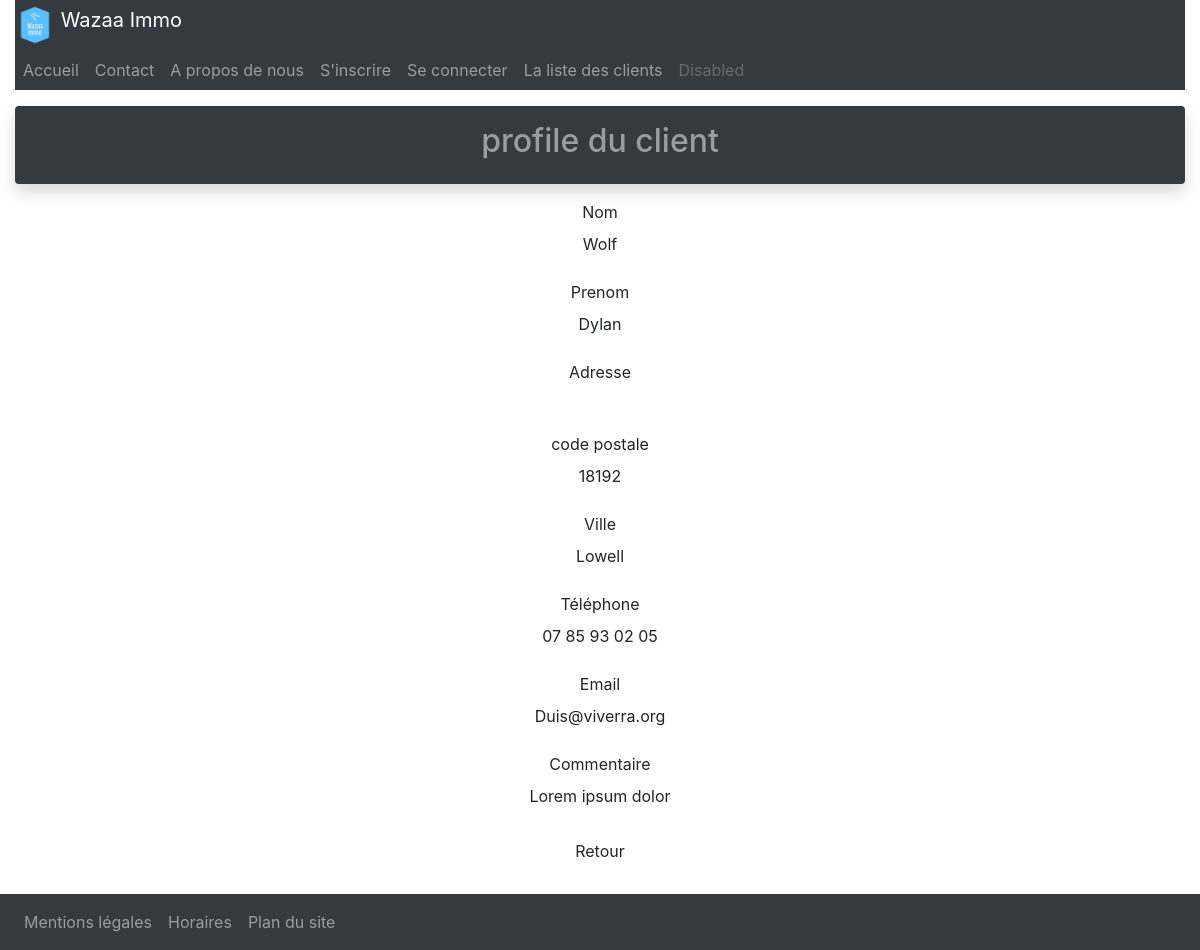
/clientsLire.php?id=70, run on the app's committed database.
### tables this page shows
CREATE TABLE IF NOT EXISTS `clients` (
  `id` int NOT NULL AUTO_INCREMENT,
  `nom` varchar(255) NOT NULL,
  `prenom` varchar(255) NOT NULL,
  `adresse` varchar(255) NOT NULL,
  `code_postale` int NOT NULL,
  `ville` varchar(255) NOT NULL,
  `email` varchar(255) NOT NULL,
  `telephone` varchar(255) NOT NULL,
  `metier` varchar(255) NOT NULL,
  `commentaire` varchar(255) NOT NULL,
  PRIMARY KEY (`id`)
);

### clientsLire.php (the view, shortened to what this page needs)
<?php
$db = connexionBase();
include ('entete.php');
?>
<div class="row shadow mt-3 mb-3 mx-0 p-3 rounded bg-dark">
  <div class="col-md-2 text white-50 text-right"></div>
    <div class="col-md-8 h2 text-white-50 text-center">profile du client</div>
        <div class="col-2 text-center"></div>
</div>
<?php
$id=$_GET['id'];
$requete = "select *
            FROM clients
            WHERE id =".$id;
$result = $db->query($requete);
$row = $result->fetch(PDO::FETCH_OBJ);
    ?>
    </div>
        <div class="form-horizontal">
            <div class="text-center">
                <p>
                    <div class ="control-group">
                        <label class="control-label">Nom</label>
                    <div class ="controls">
                        <label class ="checkbox"><?=$row ->nom?></label>
                    </div>
                    </div>
                </p>
                <p>
                    <div class ="control-group">
                        <label class="control-label">Prenom</label>
                    <div class ="controls">
                        <label class ="checkbox"><?=$row ->prenom?></label>
                    </div>
                    </div>
                </p>
                <p>
                    <div class ="control-group">
                        <label class="control-label">Adresse</label>
                    <div class ="controls">
                    </div>
                    </div>
                </p>
                <p>
                    <div class ="control-group">
                        <label class="control-label">code postale</label>
                    <div class ="controls">
                        <label class ="checkbox"><?=$row ->code_postale?></label>
                    </div>
                    </div>
                </p>
                <p>
                    <div class ="control-group">
                        <label class="control-label">Ville</label>
                    <div class ="controls">
                        <label class ="checkbox"><?=$row ->ville?></label>
                    </div>
                    </div>
                </p>
                <p>
                    <div class ="control-group">
                        <label class="control-label">Téléphone</label>
                    <div class ="controls">
                        <label class ="checkbox"><?=$row ->telephone?></label>
                    </div>
                    </div>
                </p>
                <p>
                    <div class ="control-group">
                        <label class="control-label">Email</label>
                    <div class ="controls">
                        <label class ="checkbox"><?=$row ->email?></label>
                    </div>
                    </div>
                </p>
                <p>
                    <div class ="control-group">
                        <label class="control-label">Commentaire</label>
                    <div class ="controls">
                        <label class ="checkbox"><?=$row ->commentaire?></label>
                    </div>
                    </div>
                </p>
        </div>
    <div class="text-center">
        <div class="form-actions">
            <a class="btn" href="clients.php">Retour</a>
        </div>
    </div>
</div>
<?php
include ('pieddepage.php');
?>

### data on the page
clients: nom "Wolf", prenom "Dylan", code_postale "18192", ville "Lowell", telephone "07 85 93 02 05", email "Duis@viverra.org", commentaire "Lorem ipsum dolor"
